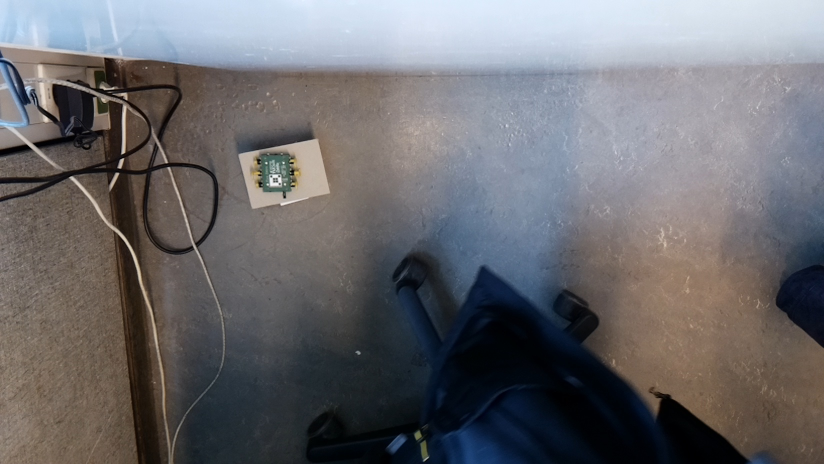
#> input picture PicoZebroDemo/OpenCV_Training/Classifier_Pictures/Picture 2017-03-17 123831.jpg, 1648 x 928 px (shown at 1/2 size); its folder holds 4 pictures in this run
$ python PZDemo_Training.py
#> lines starting #> are read from the running program, lines starting #| are printed output that depends on the picture
#!/usr/bin/env python
# TU Delft Pico Zebro Demo
# PZ_DEMO Learner
# Writer: Martijn de Rooij
# Version 0.01

# Everything is being tested from 120 cm height.

# Python 3 compatability
from __future__ import print_function
try:
    input = raw_input
except NameError:
    pass

# import the necessary packages
import time                             # For timing functions
import numpy as np                      # Optimized library for numerical operations
import cv2                              # Include OpenCV library (Most important one)
import os                               # Include easy file multi file reader

## Prepare images files
rootpath = 'Classifier_Pictures/'
files = []
for filedir, dirs, filess in os.walk(rootpath):
    for filename in filess:
        pathfile = os.path.join(filedir, filename)
        files.append(pathfile)

## Detect keypoints and compute descriptors for train images
kp_train = []
dsc_train = []
sift = cv2.xfeatures2d.SIFT_create()
for file in files:
    ima = cv2.imread(file)
#> ima is the input picture: shape (928, 1648, 3); mean B, G, R 109.6, 106.2, 107.2
    print (file)
    gray=cv2.cvtColor(ima,cv2.COLOR_BGR2GRAY)
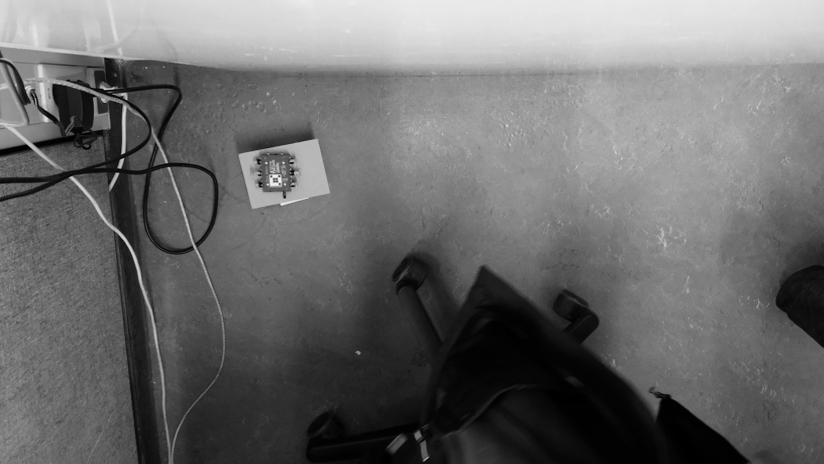
#> gray: shape (928, 1648) (shown at 1/2 size); min 0, max 246, mean 106.9
    kpts, des = sift.detectAndCompute(gray, None) #sift = cv2.xfeatures2d.SIFT_create()
#> kpts = 1776 keypoints; strongest (x, y, size): (533, 326, 2.9), (542, 353, 2.4), (559, 368, 2.4), (558, 352, 2.4)
    kp_train.append(kpts)
    dsc_train.append(des)
#> pass 2 of the loop `for file in files:`:
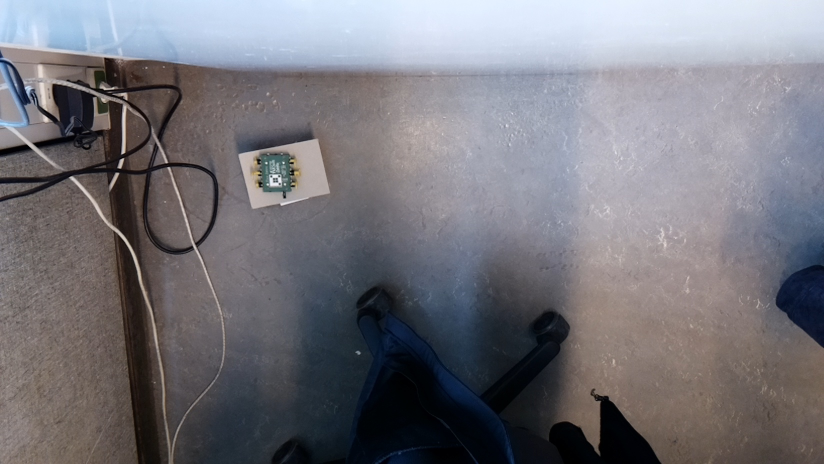
#> input picture PicoZebroDemo/OpenCV_Training/Classifier_Pictures/Picture 2017-03-17 123828.jpg, 1648 x 928 px (shown at 1/2 size)
#> ima is the input picture: shape (928, 1648, 3); mean B, G, R 122.5, 116.1, 117.3
#> `gray=cv2.cvtColor(ima,cv2.COLOR_BGR2GRAY)`:
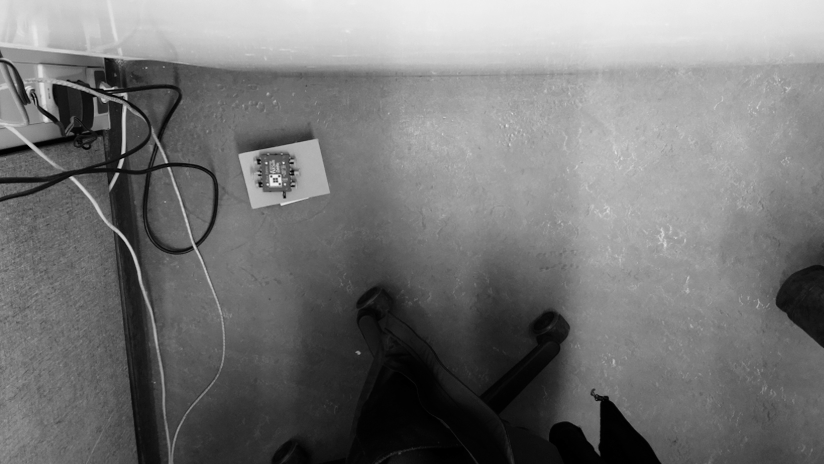
#> gray: shape (928, 1648) (shown at 1/2 size); min 0, max 242, mean 117.2
#> kpts = 1784 keypoints; strongest (x, y, size): (558, 352, 2.4), (559, 368, 2.4), (542, 353, 2.5), (533, 326, 2.9)
#> pass 3 of the loop `for file in files:`:
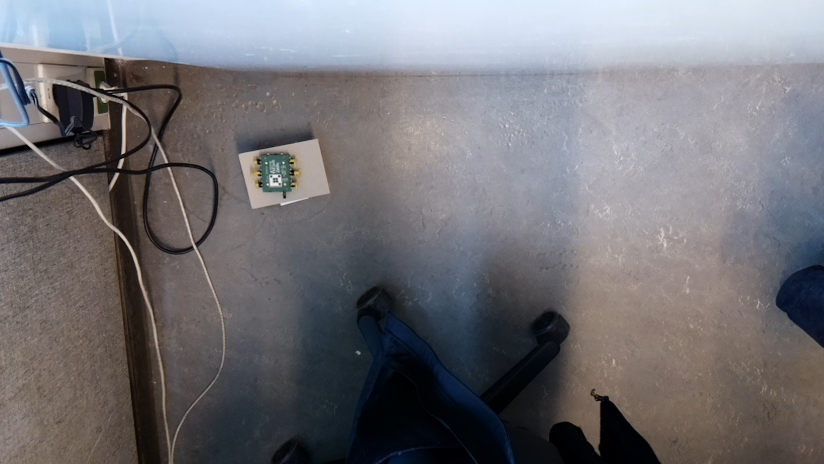
#> input picture PicoZebroDemo/OpenCV_Training/Classifier_Pictures/Picture 2017-03-17 123830.jpg, 1648 x 928 px (shown at 1/2 size)
#> ima is the input picture: shape (928, 1648, 3); mean B, G, R 116.9, 112.7, 114.1
#> `gray=cv2.cvtColor(ima,cv2.COLOR_BGR2GRAY)`:
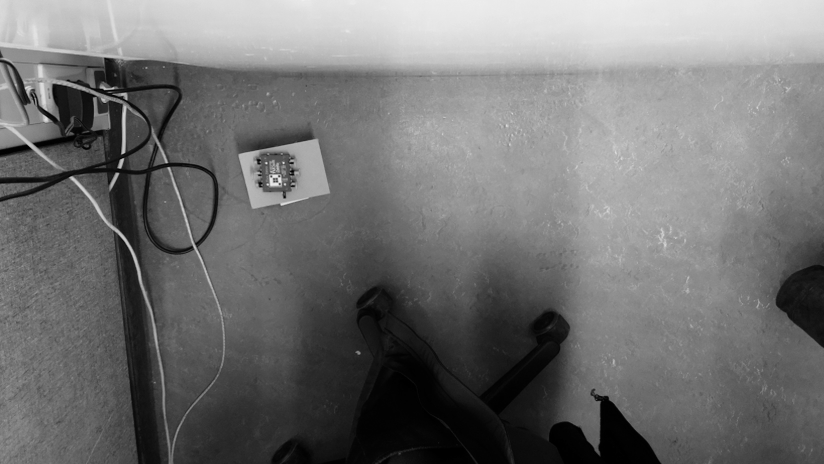
#> gray: shape (928, 1648) (shown at 1/2 size); min 0, max 239, mean 113.6
#> kpts = 1788 keypoints; strongest (x, y, size): (558, 353, 2.4), (559, 368, 2.4), (533, 326, 2.9), (542, 353, 2.5)
#> the loop made 4 passes; the first 3 are shown

#> (the run stopped early here; a loop or call above may not have finished)
